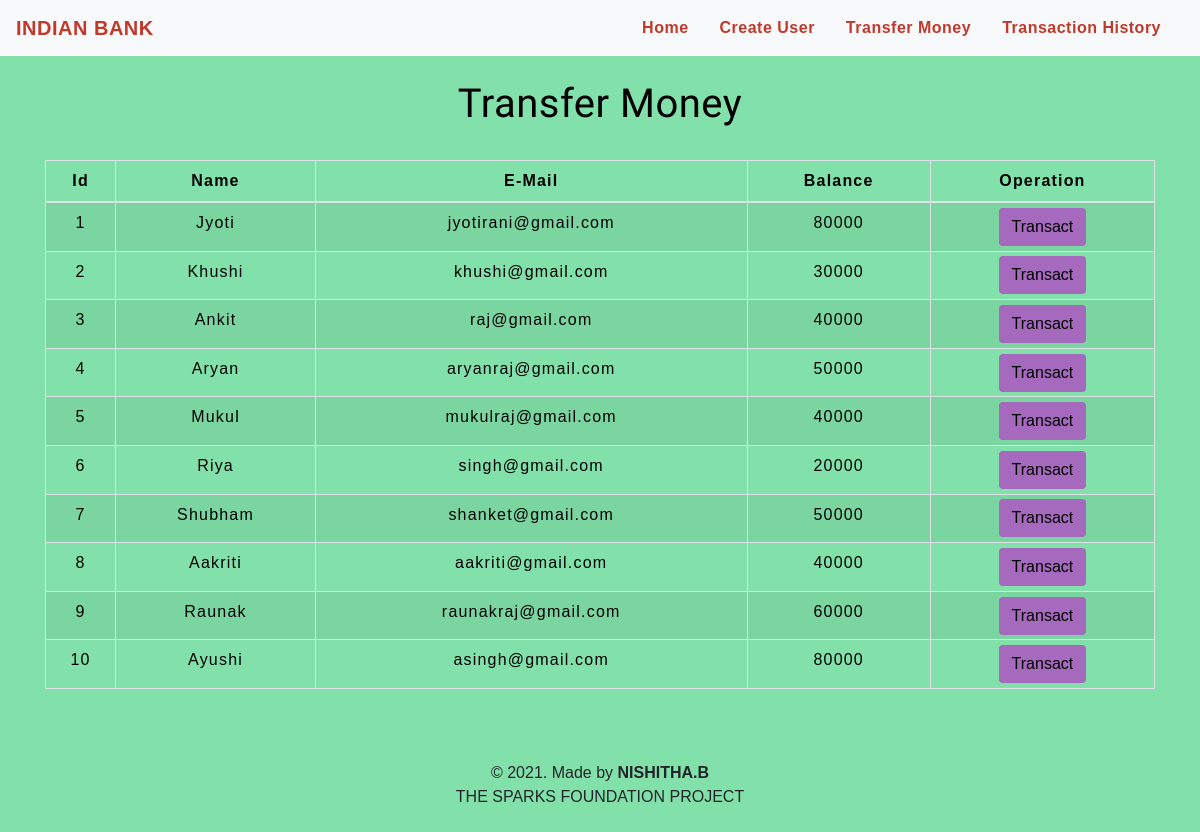
Before: /transfermoney.php with the older database file.
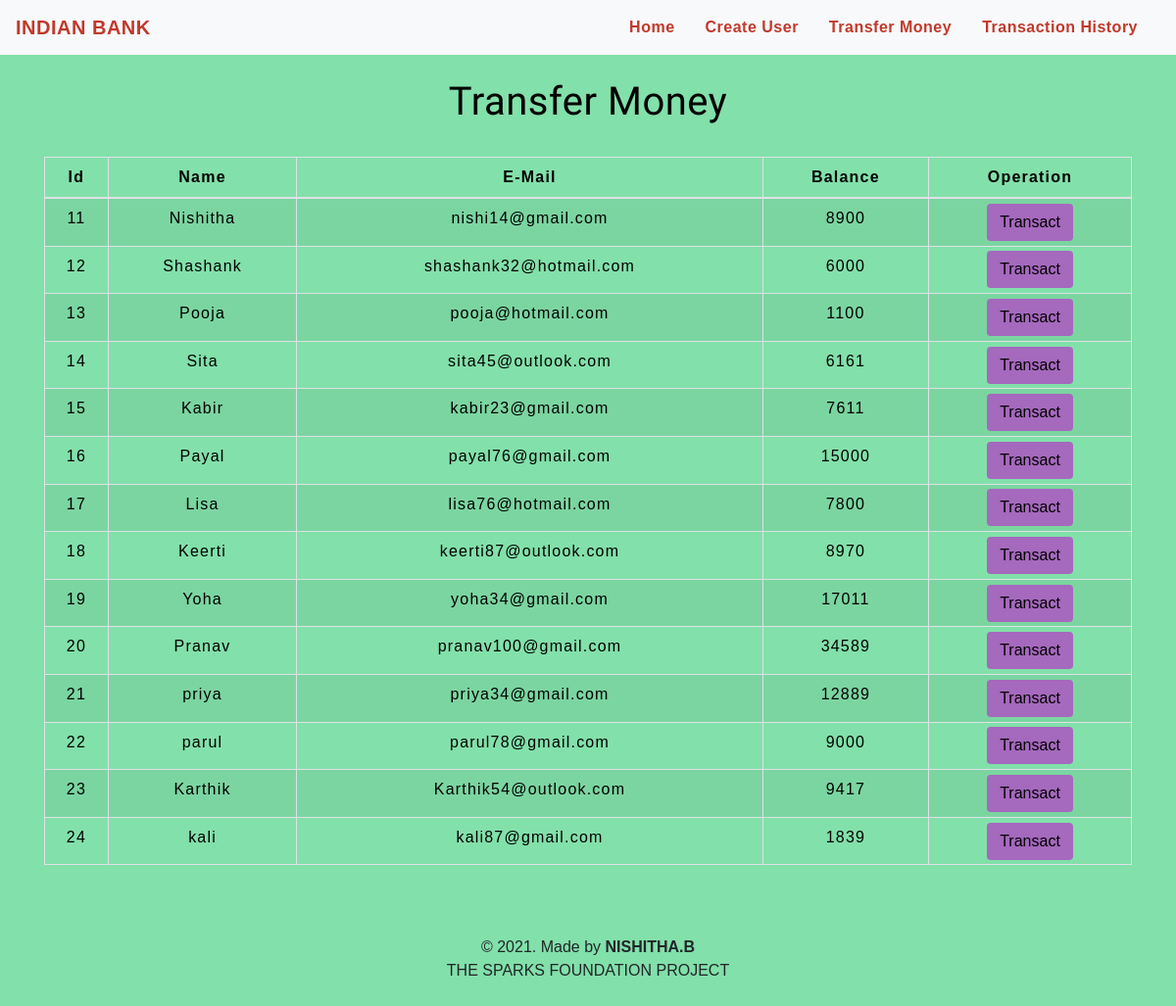
After: the same page with the newer database file.
### tables this page shows
CREATE TABLE `users` (
  `id` int(3) NOT NULL,
  `name` text NOT NULL,
  `email` varchar(30) NOT NULL,
  `balance` int(8) NOT NULL
);

### transfermoney.php (the view, shortened to what this page needs)
<!DOCTYPE html>
<html lang="en">
<head>
    <link rel="stylesheet" href="https://maxcdn.bootstrapcdn.com/bootstrap/4.0.0/css/bootstrap.min.css">
    <link rel="stylesheet" type="text/css" href="css/table.css">
    <link rel="stylesheet" type="text/css" href="css/navbar.css">
</head>
<body style="background-color : #82E0AA;">
<?php
    include 'config.php';
    $sql = "SELECT * FROM users";
    $result = mysqli_query($conn,$sql);
?>
<?php
  include 'navbar.php';
?>
<div class="container">
        <h2 class="text-center pt-4" style="color : black;">Transfer Money</h2>
        <br>
            <div class="row">
                <div class="col">
                    <div class="table-responsive-sm">
                    <table class="table table-hover table-sm table-striped table-condensed table-bordered" style="border-color:black;">
                        <thead style="color : black;">
                            <tr>
                            <th scope="col" class="text-center py-2">Id</th>
                            <th scope="col" class="text-center py-2">Name</th>
                            <th scope="col" class="text-center py-2">E-Mail</th>
                            <th scope="col" class="text-center py-2">Balance</th>
                            <th scope="col" class="text-center py-2">Operation</th>
                            </tr>
                        </thead>
                        <tbody>
                <?php
                    while($rows=mysqli_fetch_assoc($result)){
                ?>
                    <tr style="color : black;">
                        <td class="py-2"><?php echo $rows['id'] ?></td>
                        <td class="py-2"><?php echo $rows['name']?></td>
                        <td class="py-2"><?php echo $rows['email']?></td>
                        <td class="py-2"><?php echo $rows['balance']?></td>
                        <td><a href="selecteduserdetail.php?id= <?php echo $rows['id'] ;?>"> <button type="button" class="btn" style="background-color : #A569BD;">Transact</button></a></td>
                    </tr>
                <?php
                    }
                ?>
                        </tbody>
                    </table>
                    </div>
                </div>
            </div>
         </div>
         <footer class="text-center mt-5 py-2">
            <p>&copy 2021. Made by <b>NISHITHA.B</b> <br> THE SPARKS FOUNDATION PROJECT</p>
        </footer>
</body>
</html>

Changed rows visible on the page:
removed users: id "1", name "Jyoti", email "jyotirani@gmail.com", balance "80000"
removed users: id "2", name "Khushi", email "khushi@gmail.com", balance "30000"
removed users: id "3", name "Ankit", email "raj@gmail.com", balance "40000"
removed users: id "4", name "Aryan", email "aryanraj@gmail.com", balance "50000"
removed users: id "5", name "Mukul", email "mukulraj@gmail.com", balance "40000"
removed users: id "6", name "Riya", email "singh@gmail.com", balance "20000"
removed users: id "7", name "Shubham", email "shanket@gmail.com", balance "50000"
removed users: id "8", name "Aakriti", email "aakriti@gmail.com", balance "40000"
removed users: id "9", name "Raunak", email "raunakraj@gmail.com", balance "60000"
removed users: id "10", name "Ayushi", email "asingh@gmail.com", balance "80000"
added users: id "11", name "Nishitha", email "nishi14@gmail.com", balance "8900"
added users: id "12", name "Shashank", email "shashank32@hotmail.com", balance "6000"
added users: id "13", name "Pooja", email "pooja@hotmail.com", balance "1100"
added users: id "14", name "Sita", email "sita45@outlook.com", balance "6161"
added users: id "15", name "Kabir", email "kabir23@gmail.com", balance "7611"
added users: id "16", name "Payal", email "payal76@gmail.com", balance "15000"
added users: id "17", name "Lisa", email "lisa76@hotmail.com", balance "7800"
added users: id "18", name "Keerti", email "keerti87@outlook.com", balance "8970"
added users: id "19", name "Yoha", email "yoha34@gmail.com", balance "17011"
added users: id "20", name "Pranav", email "pranav100@gmail.com", balance "34589"
added users: id "21", name "priya", email "priya34@gmail.com", balance "12889"
added users: id "22", name "parul", email "parul78@gmail.com", balance "9000"
added users: id "23", name "Karthik", email "Karthik54@outlook.com", balance "9417"
added users: id "24", name "kali", email "kali87@gmail.com", balance "1839"
